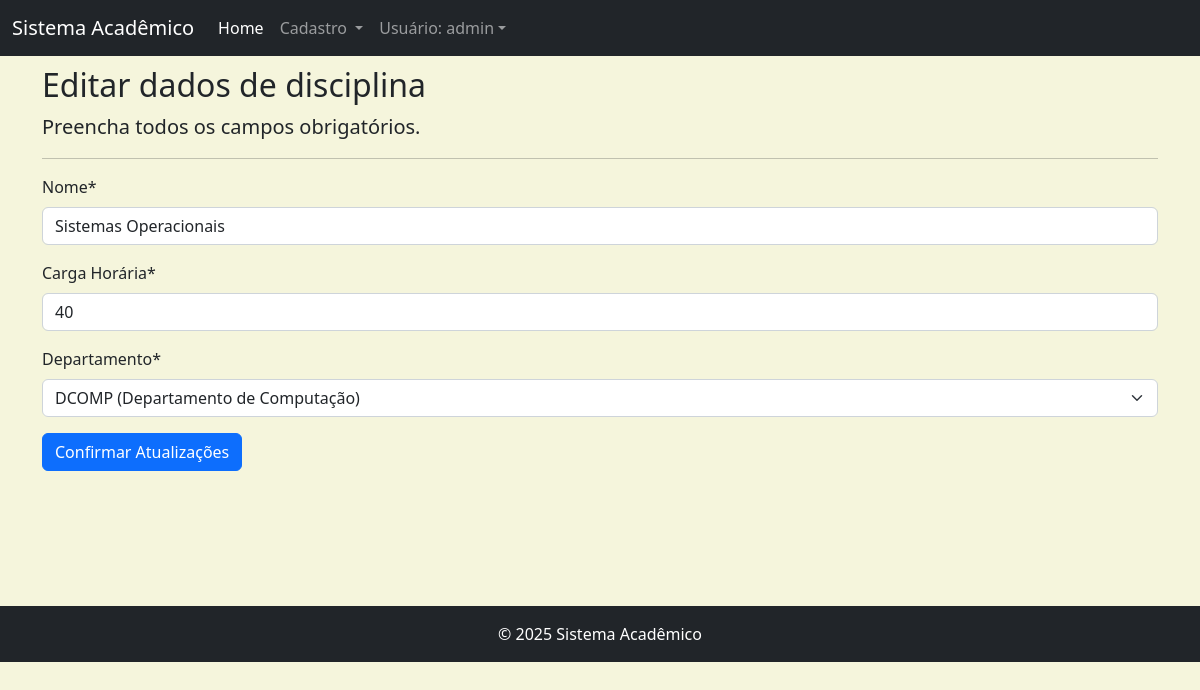
Screenshot of /editar/disciplina/5/ (signed in) with the database file from the repository.
### cadastros/models.py (models this page shows, shortened)
class Disciplina(models.Model):
    nome = models.CharField(max_length=100)
    cargaHoraria = models.IntegerField(verbose_name="Carga Horária")
    departamento = models.ForeignKey(Departamento, on_delete=models.PROTECT)

class Departamento(models.Model):
    nome = models.CharField(max_length=50)
    sigla = models.CharField(max_length=5)
    def __str__(self):
        return "{} ({})".format(self.sigla, self.nome)

### cadastros/views.py (the view)
class DisciplinaUpdate(GroupRequiredMixin, LoginRequiredMixin, UpdateView):
    group_required = u"Administrador"
    model = Disciplina
    fields = ['nome', 'cargaHoraria', 'departamento']
    template_name = 'cadastros/form.html'
    success_url = reverse_lazy('listar-disciplina')
    login_url = reverse_lazy('login')
    def get_context_data(self, *args, **kwargs):
        context = super().get_context_data(*args, **kwargs)
        context['titulo'] = "Editar dados de disciplina"
        context['botao'] = "Confirmar Atualizações"
        return context

### cadastros/templates/cadastros/form.html (shortened to what this page needs)
{% extends 'paginas/base.html' %}
{% load static %}
{% load crispy_forms_tags %}
{% block conteudo %}
<h2>{{ titulo }}</h2>
<p class="lead">
    Preencha todos os campos obrigatórios.
</p>
<hr>
<form action="" method="POST">
    {{ form|crispy }}
    <button type="submit" class="btn btn-primary">
        {{ botao }}
    </button>
</form>
{% endblock %}

### paginas/templates/paginas/base.html (shortened to what this page needs)
{% load static %}
<!DOCTYPE html>
<html lang="pt-br">
<head>
    <link rel="stylesheet" href="https://cdn.jsdelivr.net/npm/bootstrap@5.2.3/dist/css/bootstrap.min.css">
    <link rel="stylesheet" href="{% static 'css/style.css' %}">
</head>
<body>
    <nav class="navbar navbar-expand-lg navbar-dark bg-dark">
        <div class="container-fluid">
            <a class="navbar-brand" href="#">Sistema Acadêmico</a>
            <div class="collapse navbar-collapse" id="navbarNav">
                <ul class="navbar-nav">
                    <li class="nav-item">
                        <a class="nav-link active" aria-current="page" href="{% url 'inicio' %}">Home</a>
                    </li>
                    {% if request.user.is_authenticated %}
                    <li class="nav-item dropdown" id="dropdownCadastro">
                        <a class="nav-link dropdown-toggle" role="button"
                        data-bs-toggle="dropdown" aria-expanded="false" href="#">
                            Cadastro
                        </a>
                    </li>
                    {% endif %}
                    {% if request.user.is_authenticated %}
                    <li class="nav-item dropdown" id="dropdownLogin">
                        <a class="nav-link dropdown-toggle" role="button" data-bs-toggle="dropdown" aria-expanded="false" href="#">Usuário: {{ user }}</a>
                    </li>
                    {% endif %}
                </ul>
            </div>
        </div>
    </nav>
    <div class="container">
        {% block conteudo %}{% endblock %}
    </div>
    <footer class="footer mt-auto py-3 bg-dark">
        <div class="rodape">
            {% block rodape %}
            <span class="text-bg-dark">© 2025 Sistema Acadêmico</span>
            {% endblock %}
        </div>
    </footer>
</body>
</html>

### static/css/style.css (style rules this page uses)
body { background-color: beige; }
.container { min-height: 550px; padding-top: 10px; }
.rodape { text-align: center; }

### rows the page displays
Disciplina: nome "Sistemas Operacionais", cargaHoraria "40", departamento "DCOMP (Departamento de Computação)"

### other values shown
{{ user }} "admin"
{{ titulo }} "Editar dados de disciplina"
{{ botao }} "Confirmar Atualizações"
